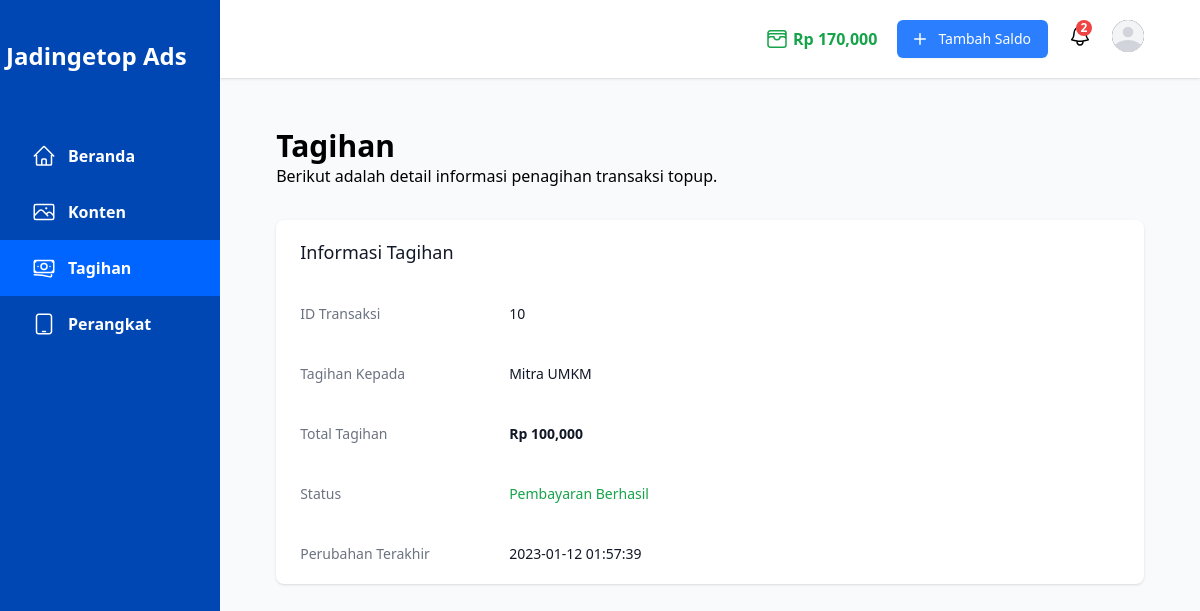
The page /billing/detail.php?id=10 (signed in) on the database its author committed.
### tables this page shows
CREATE TABLE `users` (
  `id` int NOT NULL AUTO_INCREMENT,
  `username` varchar(150) NOT NULL,
  `email` varchar(150) NOT NULL,
  `password` varchar(255) NOT NULL,
  `role` enum('konsumen','mitra') NOT NULL,
  `balance` int NOT NULL,
  PRIMARY KEY (`id`)
);

CREATE TABLE `billings` (
  `id` int NOT NULL AUTO_INCREMENT,
  `user` int NOT NULL,
  `nominal` int NOT NULL,
  `status` enum('success','pending','cancel') NOT NULL,
  `created_at` timestamp NULL DEFAULT NULL,
  `updated_at` timestamp NULL DEFAULT NULL,
  PRIMARY KEY (`id`),
  KEY `billings_users_null_fk` (`user`),
  CONSTRAINT `billings_users_null_fk` FOREIGN KEY (`user`) REFERENCES `users` (`id`) ON DELETE CASCADE ON UPDATE CASCADE
);

### models/Users.php (called while the page is built, shortened)
<?php
class Users
{
    public $db;
    public function __construct()
    {
        require(dirname(__DIR__) . '/config/database.php');
        $this->db = $conn;
    }
    function getBalance($id)
    {
        $sql = "SELECT balance FROM users WHERE id = ?";
        $stmt = $this->db->prepare($sql);
        $stmt->bind_param('i', $id);
        $stmt->execute();
        $result = $stmt->get_result();
        $user = $result->fetch_assoc();
        try {
            return $user['balance'];
        } catch (\Throwable $th) {
            throw $th;
        } finally {
            $this->db->close();
        }
    }
}

### models/Billings.php (called while the page is built, shortened)
<?php
require_once(dirname(__DIR__) . '/models/Device.php');
require_once(dirname(__DIR__) . '/models/Users.php');
class Billings
{
    public $table = "billings";
    public $db;
    public function __construct($userId = null)
    {
        require(dirname(__DIR__) . '/config/database.php');
        $this->db = $conn;
    }
    function getById($id)
    {
        $sql = "SELECT id, nominal, status, created_at, updated_at FROM $this->table WHERE id = ?";
        $stmt = $this->db->prepare($sql);
        $stmt->bind_param("i", $id);
        try {
            $stmt->execute();
            return $stmt->get_result()->fetch_assoc();
        } catch (\Exception $error) {
            return [
                'status' => false,
                'message' => $error->getMessage()
            ];
        } finally {
            $stmt->close();
        }
    }
}

### config/database.php (called while the page is built, shortened)
<?php
$username = "root";

### billing/detail.php (the view, shortened to what this page needs)
<?php
include_once(dirname(__DIR__) . '/components/Layout/header.php');
require_once(dirname(__DIR__) . '/models/Billings.php');
$id = $_GET['id'];
if ($id) {
    $Billing = new Billings($userId);
    $bill = $Billing->getById($id);
} else {
    header('Location: /billing/index.php');
}
?>
<main class="pt-12 pb-20 px-14">
    <div class="flex flex-col">
        <h1 class="text-3xl font-semibold">Tagihan</h1>
        <p>Berikut adalah detail informasi penagihan transaksi topup.</p>
    </div>
    <div class="my-8" x-data="{ 'showModal': false, 'id': 0 }" @keydown.escape="showModal = false">
        <div class="overflow-hidden bg-white shadow sm:rounded-lg">
            <div class="px-4 py-5 sm:px-6">
                <h3 class="text-lg font-medium leading-6 text-gray-900">Informasi Tagihan</h3>
            </div>
            <div class="border-gray-200 px-4 py-5 sm:p-0">
                <dl>
                    <div class="py-4 sm:grid sm:grid-cols-4 sm:gap-4 sm:py-5 sm:px-6">
                        <dt class="text-sm font-medium text-gray-500">ID Transaksi</dt>
                        <dd class="mt-1 text-sm text-gray-900 sm:col-span-3 sm:mt-0"><?= $bill['id'] ?></dd>
                    </div>
                    <div class="py-4 sm:grid sm:grid-cols-4 sm:gap-4 sm:py-5 sm:px-6">
                        <dt class="text-sm font-medium text-gray-500">Tagihan Kepada</dt>
                        <dd class="mt-1 text-sm text-gray-900 sm:col-span-3 sm:mt-0"><?= $username ?></dd>
                    </div>
                    <div class="py-4 sm:grid sm:grid-cols-4 sm:gap-4 sm:py-5 sm:px-6">
                        <dt class="text-sm font-medium text-gray-500">Total Tagihan</dt>
                        <dd class="mt-1 text-sm font-bold text-gray-900 sm:col-span-3 sm:mt-0">Rp <?= number_format($bill['nominal']) ?></dd>
                    </div>
                    <div class="py-4 sm:grid sm:grid-cols-4 sm:gap-4 sm:py-5 sm:px-6">
                        <?php if ($bill['status'] == 'success') : ?>
                            <dt class="text-sm font-medium text-gray-500">Status</dt>
                            <dd class="mt-1 text-sm text-green-600 sm:col-span-3 sm:mt-0">Pembayaran Berhasil</dd>
                        <?php elseif ($bill['status'] == 'cancel') : ?>
                            <dt class="text-sm font-medium text-gray-500">Status</dt>
                            <dd class="mt-1 text-sm text-red-600 sm:col-span-3 sm:mt-0">Pembayaran Dibatalkan</dd>
                        <?php endif; ?>
                    </div>
                    <div class="py-4 sm:grid sm:grid-cols-4 sm:gap-4 sm:py-5 sm:px-6">
                        <dt class="text-sm font-medium text-gray-500">Perubahan Terakhir</dt>
                        <dd class="mt-1 text-sm text-gray-900 sm:col-span-3 sm:mt-0"><?= $bill['updated_at'] ?></dd>
                    </div>
                </dl>
            </div>
        </div>
    </div>
</main>
<?php include_once(dirname(__DIR__) . '/components/Layout/footer.php'); ?>

### components/NavBar/index.php (shortened to what this page needs)
<header class="sticky top-0 z-10 py-5 pl-5 bg-white shadow mb-[0.10rem] pr-14">
    <nav class="flex justify-end">
        <div class="flex items-start space-x-5">
            <div class="self-center font-semibold text-green-600">
                <div class="flex items-center space-x-1">
                    <span>Rp <?= number_format($currentBalance) ?></span>
                </div>
            </div>
            <div class="flex-shrink-0">
                <a href="/billing/topup.php" type="button" class="relative inline-flex items-center rounded-md border border-transparent bg-[#2B7FFF] px-4 py-2 text-sm font-medium text-white shadow-sm hover:hover:bg-[#6BA6FF] focus:outline-none focus:ring-2 focus:hover:bg-[#6BA6FF] focus:ring-offset-2">
                    <svg class="-ml-1 mr-2 h-5 w-5" xmlns="http://www.w3.org/2000/svg" viewBox="0 0 20 20" width="20" fill="currentColor" aria-hidden="true">
                        <path d="M10.75 4.75a.75.75 0 00-1.5 0v4.5h-4.5a.75.75 0 000 1.5h4.5v4.5a.75.75 0 001.5 0v-4.5h4.5a.75.75 0 000-1.5h-4.5v-4.5z" />
                    </svg>
                    <span>Tambah Saldo</span>
                </a>
            </div>
            <a>
                <div class="relative mt-1 cursor-pointer">
                    <span class="absolute right-0 flex items-center justify-center w-4 h-4 text-xs font-semibold text-white bg-red-500 rounded-full -top-1">
                        2
                    </span>
                </div>
            </a>
            <div x-data="{ open: false }" class="relative ml-3">
                <div>
                    <button @click="open = !open" type="button" class="flex max-w-xs items-center rounded-full bg-gray-800 text-sm focus:outline-none focus:ring-2 focus:ring-white focus:ring-offset-2 focus:ring-offset-gray-800" id="user-menu-button" aria-expanded="false" aria-haspopup="true">
                        <span class="inline-block h-8 w-8 overflow-hidden rounded-full bg-gray-100">
                            <svg class="h-full w-full text-gray-300" fill="currentColor" viewBox="0 0 24 24">
                                <path d="M24 20.993V24H0v-2.996A14.977 14.977 0 0112.004 15c4.904 0 9.26 2.354 11.996 5.993zM16.002 8.999a4 4 0 11-8 0 4 4 0 018 0z" />
                            </svg>
                        </span>
                    </button>
                </div>
            </div>
        </div>
    </nav>
</header>

### rows shown on the page
users: balance "170,000"
billings: id "10", nominal "100,000", updated_at "2023-01-12 01:57:39"

### other values the page prints
$username "Mitra UMKM"
